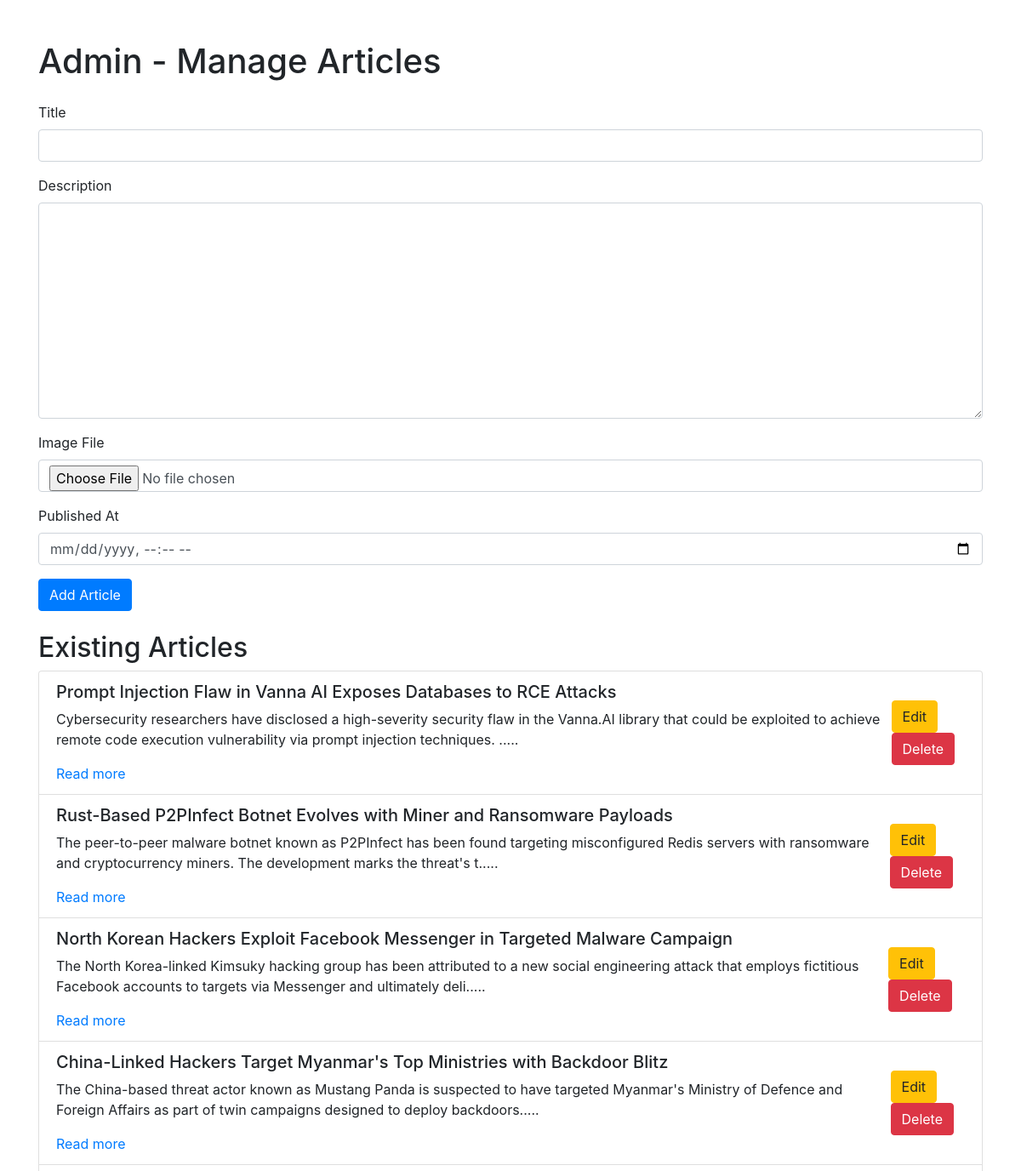
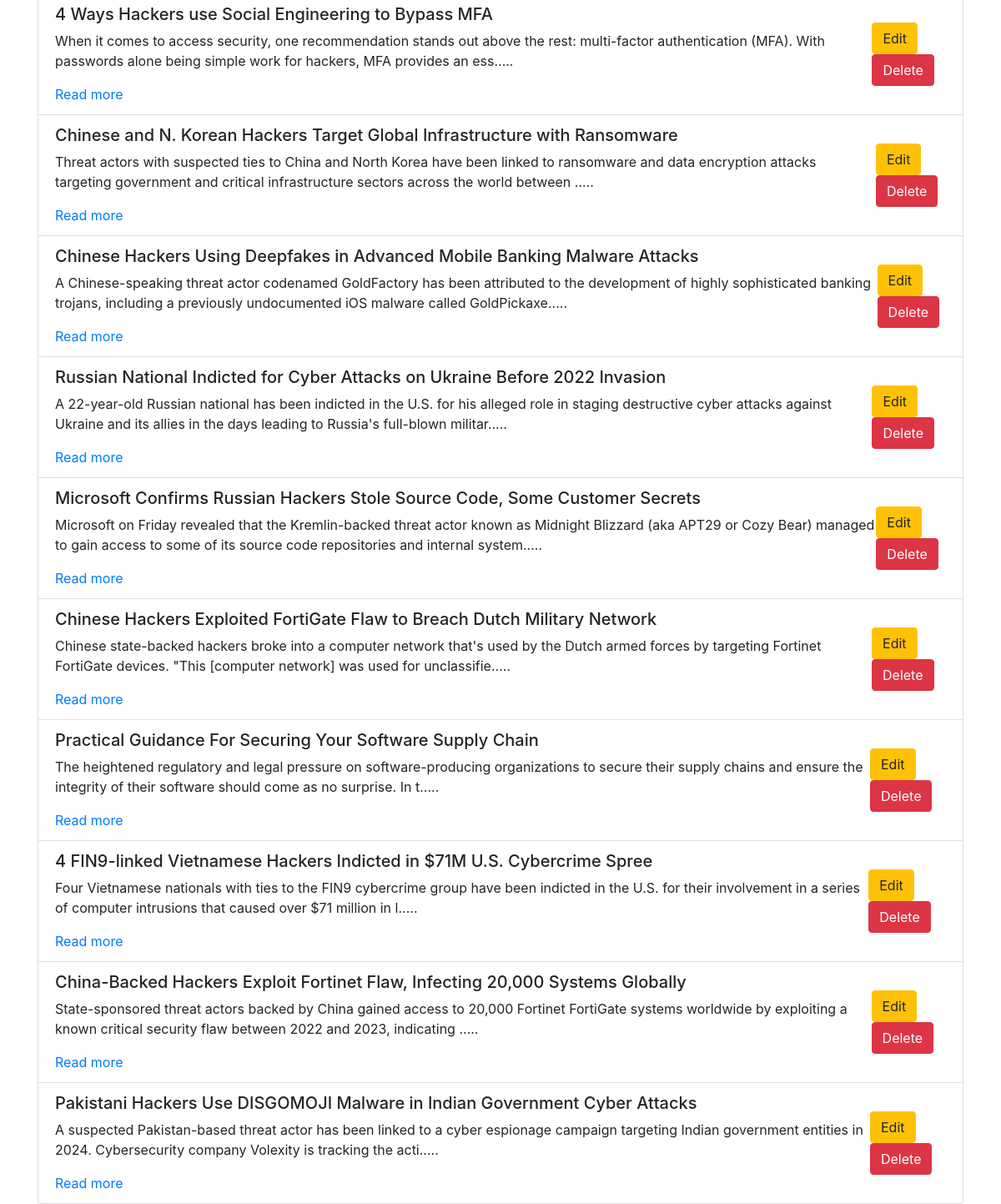
The page /admin on the database its author committed (2 pictures, top to bottom).
### main.py (models this page shows, shortened)
class Article(db.Model):
    id = db.Column(db.Integer, primary_key=True)
    title = db.Column(db.String(200), nullable=False)
    description = db.Column(db.String(500), nullable=False)
    image_file = db.Column(db.String(300), nullable=True)
    publishedAt = db.Column(db.DateTime, nullable=False, default=datetime.utcnow)

### main.py (the view, shortened to what this page needs)
@app.route('/admin', methods=['GET', 'POST'])
@basic_auth.required
def admin():
    articles = Article.query.order_by(Article.publishedAt.desc()).all()
    return render_template('admin.html', articles=articles)

### templates/admin.html (shortened to what this page needs)
<!doctype html>
<html lang="en">
<head>
    <link href="https://stackpath.bootstrapcdn.com/bootstrap/4.3.1/css/bootstrap.min.css" rel="stylesheet">
</head>
<body>
<div class="container">
    <h1 class="mt-5">Admin - Manage Articles</h1>
    <form method="post" class="mt-4 mb-4" enctype="multipart/form-data">
        <div class="form-group">
            <label for="title">Title</label>
            <input type="text" class="form-control" id="title" name="title" required>
        </div>
        <div class="form-group">
            <label for="description">Description</label>
            <textarea name="description" id="description" cols="30" rows="10" class="form-control" required>
            </textarea>
        </div>
        <div class="form-group">
            <label for="image_file">Image File</label>
            <input type="file" class="form-control" id="image_file" name="image_file" required>
        </div>
        <div class="form-group">
            <label for="publishedAt">Published At</label>
            <input type="datetime-local" class="form-control" id="publishedAt" name="publishedAt" required>
        </div>
        <button type="submit" class="btn btn-primary">Add Article</button>
    </form>
    <h2>Existing Articles</h2>
    <ul class="list-group">
        {% for article in articles %}
        <li class="list-group-item">
            <div class="d-flex justify-content-between align-items-center">
                <div>
                    <h5>{{ article.title }}</h5>
                    <p>{{ article.description[:200] }}.....</p>
                    <a href="\article\{{article.id}}" target="_blank">Read more</a>
                </div>
                <div>
                    <a href="{{ url_for('edit_article', article_id=article.id) }}" class="btn btn-warning">Edit</a>
                    <form action="{{ url_for('delete_article', article_id=article.id) }}" method="post"
                          style="display:inline;">
                        <button type="submit" class="btn btn-danger">Delete</button>
                    </form>
                </div>
            </div>
        </li>
        {% endfor %}
    </ul>
</div>
</body>
</html>

### rows shown on the page
Article: title "Prompt Injection Flaw in Vanna AI Exposes Databases to RCE Attacks", description "Cybersecurity researchers have disclosed a high-severity security flaw in the Vanna.AI library that could be exploited to achieve remote code execution vulnerability via prompt injection techniques."
Article: title "Rust-Based P2PInfect Botnet Evolves with Miner and Ransomware Payloads", description "The peer-to-peer malware botnet known as P2PInfect has been found targeting misconfigured Redis servers with ransomware and cryptocurrency miners. The development marks the threat's t"
Article: title "North Korean Hackers Exploit Facebook Messenger in Targeted Malware Campaign", description "The North Korea-linked Kimsuky hacking group has been attributed to a new social engineering attack that employs fictitious Facebook accounts to targets via Messenger and ultimately deli"
Article: title "China-Linked Hackers Target Myanmar's Top Ministries with Backdoor Blitz", description "The China-based threat actor known as Mustang Panda is suspected to have targeted Myanmar's Ministry of Defence and Foreign Affairs as part of twin campaigns designed to deploy backdoors"
Article: title "4 Ways Hackers use Social Engineering to Bypass MFA", description "When it comes to access security, one recommendation stands out above the rest: multi-factor authentication (MFA). With passwords alone being simple work for hackers, MFA provides an ess"
Article: title "Chinese and N. Korean Hackers Target Global Infrastructure with Ransomware", description "Threat actors with suspected ties to China and North Korea have been linked to ransomware and data encryption attacks targeting government and critical infrastructure sectors across the world between"
Article: title "Chinese Hackers Using Deepfakes in Advanced Mobile Banking Malware Attacks", description "A Chinese-speaking threat actor codenamed GoldFactory has been attributed to the development of highly sophisticated banking trojans, including a previously undocumented iOS malware called GoldPickaxe"
Article: title "Russian National Indicted for Cyber Attacks on Ukraine Before 2022 Invasion", description "A 22-year-old Russian national has been indicted in the U.S. for his alleged role in staging destructive cyber attacks against Ukraine and its allies in the days leading to Russia's full-blown militar"
Article: title "Microsoft Confirms Russian Hackers Stole Source Code, Some Customer Secrets", description "Microsoft on Friday revealed that the Kremlin-backed threat actor known as Midnight Blizzard (aka APT29 or Cozy Bear) managed to gain access to some of its source code repositories and internal system"
Article: title "Chinese Hackers Exploited FortiGate Flaw to Breach Dutch Military Network", description "Chinese state-backed hackers broke into a computer network that's used by the Dutch armed forces by targeting Fortinet FortiGate devices. \"This [computer network] was used for unclassifie"
Article: title "Practical Guidance For Securing Your Software Supply Chain", description "The heightened regulatory and legal pressure on software-producing organizations to secure their supply chains and ensure the integrity of their software should come as no surprise. In t"
Article: title "4 FIN9-linked Vietnamese Hackers Indicted in $71M U.S. Cybercrime Spree", description "Four Vietnamese nationals with ties to the FIN9 cybercrime group have been indicted in the U.S. for their involvement in a series of computer intrusions that caused over $71 million in l"
Article: title "China-Backed Hackers Exploit Fortinet Flaw, Infecting 20,000 Systems Globally", description "State-sponsored threat actors backed by China gained access to 20,000 Fortinet FortiGate systems worldwide by exploiting a known critical security flaw between 2022 and 2023, indicating"
Article: title "Pakistani Hackers Use DISGOMOJI Malware in Indian Government Cyber Attacks", description "A suspected Pakistan-based threat actor has been linked to a cyber espionage campaign targeting Indian government entities in 2024. Cybersecurity company Volexity is tracking the acti"
